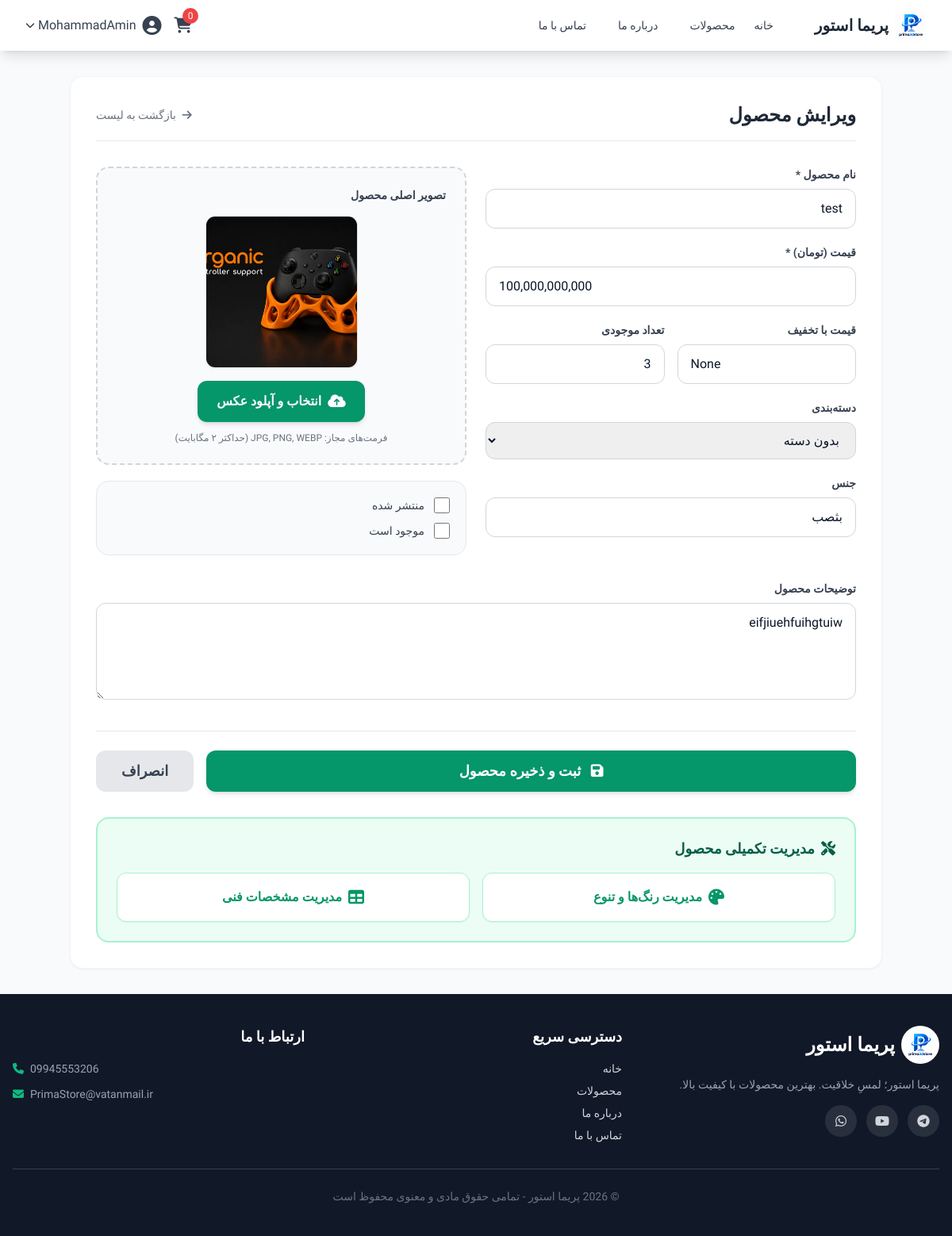
Screenshot of /admin/products/edit/1 (signed in) with the database file from the repository.
### app/main.py (models this page shows)
class User(UserMixin, db.Model):
    __tablename__ = 'users'
    id = db.Column(db.Integer, primary_key=True)
    username = db.Column(db.String(80), unique=True, nullable=False)
    email = db.Column(db.String(120), unique=True, nullable=False)
    password_hash = db.Column(db.String(200), nullable=False)
    full_name = db.Column(db.String(100))
    is_admin = db.Column(db.Boolean, default=False)
    is_active = db.Column(db.Boolean, default=True)

class Product(db.Model):
    __tablename__ = 'products'
    id = db.Column(db.Integer, primary_key=True)
    name = db.Column(db.String(200), nullable=False)
    slug = db.Column(db.String(200), unique=True, nullable=False)
    description = db.Column(db.Text)
    price = db.Column(db.Numeric(10, 2), nullable=False)
    quantity = db.Column(db.Integer, default=0)
    category_id = db.Column(db.Integer, db.ForeignKey('categories.id'))
    user_id = db.Column(db.Integer, db.ForeignKey('users.id'))
    material = db.Column(db.String(100))
    color = db.Column(db.String(50), nullable=True)
    color_name = db.Column(db.String(50), nullable=True)
    is_available = db.Column(db.Boolean, default=True)
    status = db.Column(db.String(20), default='published')
    image_url = db.Column(db.String(300), nullable=True)
    discount_price = db.Column(db.Numeric(10, 2), nullable=True)
    sales_count = db.Column(db.Integer, default=0)
    view_count = db.Column(db.Integer, default=0)
    created_at = db.Column(db.DateTime, default=db.func.current_timestamp())

### app/main.py (the view, shortened to what this page needs)
@app.route('/admin/products/edit/<int:product_id>', methods=['GET', 'POST'])
@login_required
def admin_product_edit(product_id):
    if not current_user.is_admin:
        flash('دسترسی غیرمجاز!', 'error')
        return redirect(url_for('index'))
    product = Product.query.get_or_404(product_id)
    categories = Category.query.all()
    return render_template('admin/product_form.html', product=product, categories=categories)

### app/interfaces/templates/admin/product_form.html (shortened to what this page needs)
{% extends "base.html" %}
{% block content %}
<div class="max-w-5xl mx-auto bg-white rounded-2xl shadow-sm border border-gray-100 p-8">
    <div class="flex justify-between items-center mb-8 border-b pb-4">
        <h1 class="text-2xl font-bold text-gray-800">
            {% if product %}ویرایش محصول{% else %}افزودن محصول جدید{% endif %}
        </h1>
        <a href="/admin/products" class="text-gray-500 hover:text-emerald-600 transition text-sm">
            <i class="fas fa-arrow-right ml-1"></i> بازگشت به لیست
        </a>
    </div>
    <form action="{% if product %}/admin/products/edit/{{ product.id }}{% else %}/admin/products/create{% endif %}"
          method="POST"
          enctype="multipart/form-data"
          class="space-y-8">
        <div class="grid grid-cols-1 md:grid-cols-2 gap-6">
            <div class="space-y-5">
                <div>
                    <label class="block text-sm font-semibold mb-2 text-gray-700">نام محصول *</label>
                    <input type="text" name="name" value="{{ product.name if product else '' }}" required
                           class="w-full px-4 py-3 border border-gray-300 rounded-xl focus:outline-none focus:border-emerald-500">
                </div>
                <div>
                    <label class="block text-sm font-semibold mb-2 text-gray-700">قیمت (تومان) *</label>
                    <input type="text" name="price" value="{{ product.price if product else '' }}" required
                           class="w-full px-4 py-3 border border-gray-300 rounded-xl focus:outline-none focus:border-emerald-500" dir="ltr">
                </div>
                <div class="grid grid-cols-2 gap-4">
                    <div>
                        <label class="block text-sm font-semibold mb-2 text-gray-700">قیمت با تخفیف</label>
                        <input type="text" name="discount_price" value="{{ product.discount_price if product else '' }}"
                               class="w-full px-4 py-3 border border-gray-300 rounded-xl focus:outline-none focus:border-emerald-500" dir="ltr">
                    </div>
                    <div>
                        <label class="block text-sm font-semibold mb-2 text-gray-700">تعداد موجودی</label>
                        <input type="number" name="quantity" value="{{ product.quantity if product else '0' }}" min="0"
                               class="w-full px-4 py-3 border border-gray-300 rounded-xl focus:outline-none focus:border-emerald-500">
                    </div>
                </div>
                <div>
                    <label class="block text-sm font-semibold mb-2 text-gray-700">دسته‌بندی</label>
                    <select name="category_id" class="w-full px-4 py-3 border border-gray-300 rounded-xl focus:outline-none focus:border-emerald-500">
                        <option value="">بدون دسته</option>
                    </select>
                </div>
                <div>
                    <label class="block text-sm font-semibold mb-2 text-gray-700">جنس</label>
                    <input type="text" name="material" value="{{ product.material if product else '' }}"
                           class="w-full px-4 py-3 border border-gray-300 rounded-xl focus:outline-none focus:border-emerald-500">
                </div>
            </div>
            <div class="space-y-5">
                <div class="bg-gray-50 border-2 border-dashed border-gray-300 rounded-2xl p-6 text-center">
                    <label class="block text-sm font-semibold mb-4 text-gray-700 text-right">تصویر اصلی محصول</label>
                    <div class="mb-4 flex justify-center">
                        {% if product and product.image_url %}
                            <div class="relative w-48 h-48 rounded-xl overflow-hidden border border-gray-200 shadow-sm">
                                <img src="{{ product.image_url }}" alt="{{ product.name }}" class="w-full h-full object-cover">
                            </div>
                        {% else %}
                            <div class="w-48 h-48 rounded-xl bg-gray-100 border border-gray-200 flex flex-col items-center justify-center text-gray-400">
                                <i class="fas fa-image text-6xl mb-2"></i>
                                <span class="text-xs">بدون تصویر</span>
                            </div>
                        {% endif %}
                    </div>
                    <label for="image" class="cursor-pointer bg-emerald-600 text-white px-6 py-3 rounded-xl hover:bg-emerald-700 transition font-bold shadow-md inline-flex items-center gap-2">
                        <i class="fas fa-cloud-upload-alt text-lg"></i>
                        انتخاب و آپلود عکس
                    </label>
                    <p class="text-xs text-gray-500 mt-3">فرمت‌های مجاز: JPG, PNG, WEBP (حداکثر ۲ مگابایت)</p>
                </div>
                <div class="bg-gray-50 p-5 rounded-2xl border border-gray-200 space-y-3">
                    <label class="flex items-center gap-3 cursor-pointer">
                        <input type="checkbox" name="is_active" value="1" {% if not product or product.is_active %}checked{% endif %} class="w-5 h-5 text-emerald-600 rounded">
                        <span class="text-sm font-medium text-gray-700">منتشر شده</span>
                    </label>
                    <label class="flex items-center gap-3 cursor-pointer">
                        <input type="checkbox" name="in_stock" value="1" {% if not product or product.in_stock %}checked{% endif %} class="w-5 h-5 text-emerald-600 rounded">
                        <span class="text-sm font-medium text-gray-700">موجود است</span>
                    </label>
                </div>
            </div>
        </div>
        <div>
            <label class="block text-sm font-semibold mb-2 text-gray-700">توضیحات محصول</label>
            <textarea name="description" rows="4" class="w-full px-4 py-3 border border-gray-300 rounded-xl focus:outline-none focus:border-emerald-500">{{ product.description if product else '' }}</textarea>
        </div>
        <div class="flex gap-4 pt-6 border-t">
            <button type="submit" class="bg-emerald-600 text-white px-8 py-3 rounded-xl hover:bg-emerald-700 transition font-bold text-lg shadow-md flex-1">
                <i class="fas fa-save ml-2"></i> ثبت و ذخیره محصول
            </button>
            <a href="/admin/products" class="bg-gray-200 text-gray-700 px-8 py-3 rounded-xl hover:bg-gray-300 transition font-bold text-lg text-center flex items-center justify-center">
                انصراف
            </a>
        </div>
    </form>
    {% if product %}
    <div class="mt-8 bg-emerald-50 rounded-2xl border-2 border-emerald-200 p-6">
        <h3 class="text-lg font-bold text-emerald-800 mb-4 flex items-center gap-2">
            <i class="fas fa-tools"></i> مدیریت تکمیلی محصول
        </h3>
        <div class="grid grid-cols-1 md:grid-cols-2 gap-4">
            <a href="/admin/products/{{ product.id }}/variants" class="flex items-center justify-center gap-2 bg-white text-emerald-600 border border-emerald-200 px-6 py-4 rounded-xl hover:bg-emerald-100 transition font-bold shadow-sm">
                <i class="fas fa-palette text-xl"></i> مدیریت رنگ‌ها و تنوع
            </a>
            <a href="/admin/products/{{ product.id }}/specifications" class="flex items-center justify-center gap-2 bg-white text-emerald-600 border border-emerald-200 px-6 py-4 rounded-xl hover:bg-emerald-100 transition font-bold shadow-sm">
                <i class="fas fa-table text-xl"></i> مدیریت مشخصات فنی
            </a>
        </div>
    </div>
    {% endif %}
</div>
{% endblock %}

### app/interfaces/templates/base.html (shortened to what this page needs)
<!DOCTYPE html>
<html lang="fa" dir="rtl">
<head>
    <script src="{{ url_for('static', filename='js/tailwind.js') }}"></script>
    <link href="https://cdnjs.cloudflare.com/ajax/libs/font-awesome/6.5.1/css/all.min.css" rel="stylesheet">
    <link rel="stylesheet" href="{{ url_for('static', filename='css/style.css') }}">
</head>
<body class="bg-gray-50 flex flex-col min-h-screen">
    <nav class="bg-white shadow-lg sticky top-0 z-50">
        <div class="max-w-7xl mx-auto px-4 sm:px-6 lg:px-8">
            <div class="flex justify-between h-16">
                <div class="flex items-center">
                    <a href="/" class="flex items-center gap-2 group">
                        <img src="{{ url_for('static', filename='images/logo.png') }}" alt="پریما استور" class="h-10 w-10 object-contain transition-transform duration-300 group-hover:scale-110 group-hover:rotate-6">
                        <span class="text-xl font-bold text-gray-800 transition-colors duration-300 group-hover:text-emerald-600">پریما استور</span>
                    </a>
                    <div class="hidden md:flex mr-10 space-x-4">
                        <a href="/" class="text-gray-700 hover:text-emerald-600 px-3 py-2 rounded-md text-sm font-medium transition">خانه</a>
                        <a href="/products" class="text-gray-700 hover:text-emerald-600 px-3 py-2 rounded-md text-sm font-medium transition">محصولات</a>
                        <a href="/about" class="text-gray-700 hover:text-emerald-600 px-3 py-2 rounded-md text-sm font-medium transition">درباره ما</a>
                        <a href="/contact" class="text-gray-700 hover:text-emerald-600 px-3 py-2 rounded-md text-sm font-medium transition">تماس با ما</a>
                    </div>
                </div>
                <div class="flex items-center space-x-4 space-x-reverse">
                    <a href="/cart" class="relative text-gray-700 hover:text-emerald-600 transition">
                        <i class="fas fa-shopping-cart text-xl"></i>
                        <span class="absolute -top-2 -right-2 bg-red-500 text-white text-xs rounded-full h-5 w-5 flex items-center justify-center">
                            {{ session.get('cart', {})|length }}
                        </span>
                    </a>
                    {% if current_user.is_authenticated %}
                    <div class="relative group">
                        <button class="flex items-center text-gray-700 hover:text-emerald-600 transition">
                            <i class="fas fa-user-circle text-2xl"></i>
                            <span class="mr-2">{{ current_user.username }}</span>
                            <i class="fas fa-chevron-down text-xs mr-1"></i>
                        </button>
                    {% else %}
                    <a href="/auth/login" class="text-gray-700 hover:text-emerald-600 transition font-medium">ورود</a>
                    <a href="/auth/register" class="bg-emerald-600 text-white px-4 py-2 rounded-lg hover:bg-emerald-700 transition font-medium">ثبت‌نام</a>
                    {% endif %}
                </div>
            </div>
        </div>
    </nav>
    <main class="flex-grow max-w-7xl mx-auto w-full px-4 py-8">
        {% block content %}{% endblock %}
    </main>
    <footer class="footer bg-gray-900 text-gray-300 mt-auto">
        <div class="max-w-7xl mx-auto px-4 py-10">
            <div class="grid grid-cols-1 md:grid-cols-3 gap-8">
                <div>
                    <a href="/" class="flex items-center gap-2 mb-4 text-white">
                        <img src="{{ url_for('static', filename='images/logo.png') }}" alt="پریما استور" class="h-12 w-12 object-contain bg-white rounded-full p-1">
                        <span class="text-2xl font-bold">پریما استور</span>
                    </a>
                    <p class="text-sm text-gray-400 mb-4">پریما استور؛ لمسِ خلاقیت. بهترین محصولات با کیفیت بالا.</p>
                    <div class="flex gap-3 mt-4">
                        <a href="#" class="social-icon"><i class="fab fa-telegram"></i></a>
                        <a href="#" class="social-icon"><i class="fab fa-youtube"></i></a>
                        <a href="#" class="social-icon"><i class="fab fa-whatsapp"></i></a>
                    </div>
                </div>
                <div>
                    <h4 class="text-white font-bold mb-4 text-lg">دسترسی سریع</h4>
                    <ul class="space-y-2 text-sm">
                        <li><a href="/" class="hover:text-emerald-400 transition">خانه</a></li>
                        <li><a href="/products" class="hover:text-emerald-400 transition">محصولات</a></li>
                        <li><a href="/about" class="hover:text-emerald-400 transition">درباره ما</a></li>
                        <li><a href="/contact" class="hover:text-emerald-400 transition">تماس با ما</a></li>
                    </ul>
                </div>
                <div>
                    <h4 class="text-white font-bold mb-4 text-lg">ارتباط با ما</h4>
                    <ul class="space-y-3 text-sm text-gray-400">
                        <li class="flex items-center gap-2" dir="ltr"><i class="fas fa-phone text-emerald-500"></i> 09945553206</li>
                        <li class="flex items-center gap-2" dir="ltr"><i class="fas fa-envelope text-emerald-500"></i> PrimaStore@vatanmail.ir</li>
                    </ul>
                </div>
            </div>
            <div class="border-t border-gray-700 mt-8 pt-6 text-center text-sm text-gray-500">
                © 2026 پریما استور - تمامی حقوق مادی و معنوی محفوظ است
            </div>
        </div>
    </footer>
</body>
</html>

### rows the page displays
User: username "MohammadAmin"
Product: name "test", price "100,000,000,000", discount_price "None", quantity "3", material "بثصب", image_url (picture), description "eifjiuehfuihgtuiw"

### other values shown
{{ session.get('cart', {})|length }} "0"
